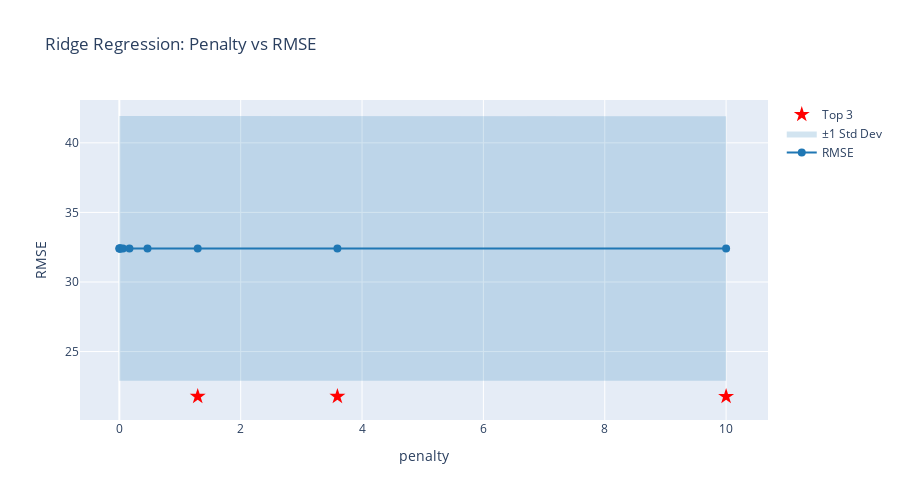

The code cell stored with this chart in its notebook:
### Code cell
# Visualize tuning results
fig = plot_tune_results(ridge_results, metric="rmse", show_best=3)
fig.update_layout(title="Ridge Regression: Penalty vs RMSE")
fig.show()

### Figure 1 — Plotly figure (JSON) as saved in the notebook; plotly's stock layout.template omitted (floating-point values rounded to 4 significant figures)
{"data": [{"hovertemplate": "penalty: %{x}<br>RMSE: %{y:.4f}<extra></extra>", "line": {"color": "#1f77b4", "width": 2}, "marker": {"size": 8}, "mode": "lines+markers", "name": "RMSE", "type": "scatter", "x": [0.001, 0.002783, 0.007743, 0.02154, 0.05995, 0.1668, 0.4642, 1.292, 3.594, 10.0], "y": [32.41, 32.41, 32.41, 32.41, 32.41, 32.41, 32.41, 32.41, 32.41, 32.41]}, {"hoverinfo": "skip", "line": {"width": 0}, "mode": "lines", "showlegend": false, "type": "scatter", "x": [0.001, 0.002783, 0.007743, 0.02154, 0.05995, 0.1668, 0.4642, 1.292, 3.594, 10.0], "y": [41.93, 41.93, 41.93, 41.93, 41.93, 41.93, 41.93, 41.93, 41.93, 41.92]}, {"fill": "tonexty", "fillcolor": "rgba(31, 119, 180, 0.2)", "line": {"width": 0}, "mode": "lines", "name": "±1 Std Dev", "type": "scatter", "x": [0.001, 0.002783, 0.007743, 0.02154, 0.05995, 0.1668, 0.4642, 1.292, 3.594, 10.0], "y": [22.89, 22.89, 22.89, 22.89, 22.89, 22.89, 22.89, 22.89, 22.89, 22.89]}, {"hovertemplate": "penalty: %{x}<br>RMSE: %{y:.4f}<extra>Best</extra>", "marker": {"color": "red", "size": 12, "symbol": "star"}, "mode": "markers", "name": "Top 3", "type": "scatter", "x": [10.0, 3.594, 1.292], "y": [21.77, 21.77, 21.77]}], "layout": {"height": 500, "hovermode": "x", "title": {"text": "Ridge Regression: Penalty vs RMSE"}, "xaxis": {"title": {"text": "penalty"}}, "yaxis": {"title": {"text": "RMSE"}}}}
